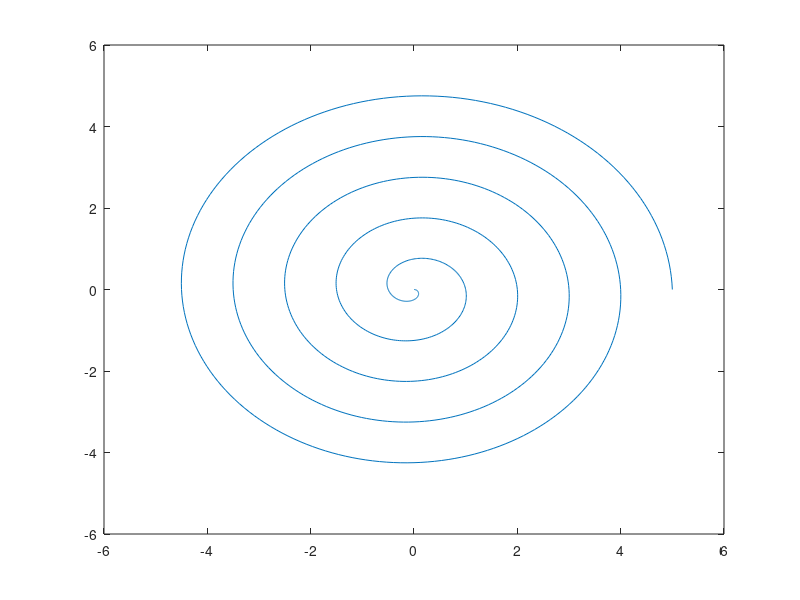
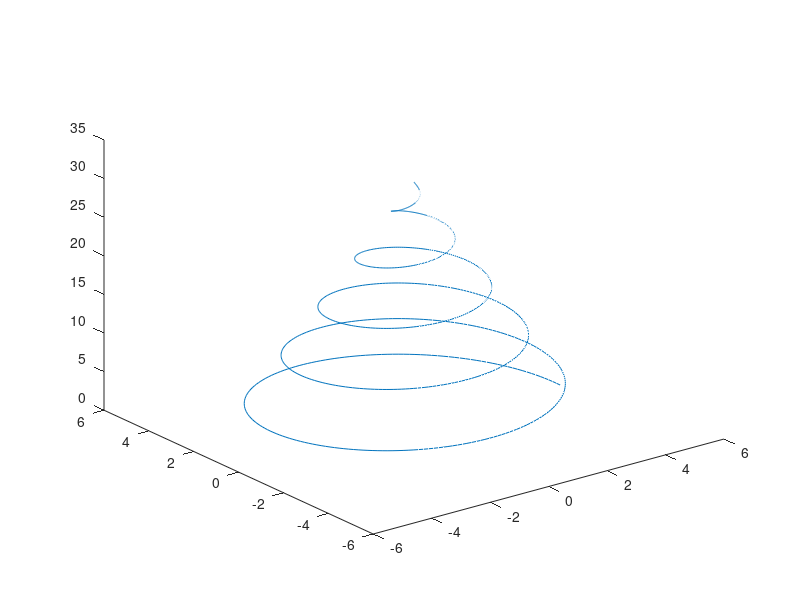

MATLAB code to generate these figures, in order:
T=0:pi/100:10*pi; 
R=-T/2/pi+5;                %Assign a sequence of numbers decreasing from 5 to 0 to R
X=R.*cos(T); Y=R.*sin(T); 
figure; plot(X,Y);
figure; plot3(X,Y,T);
